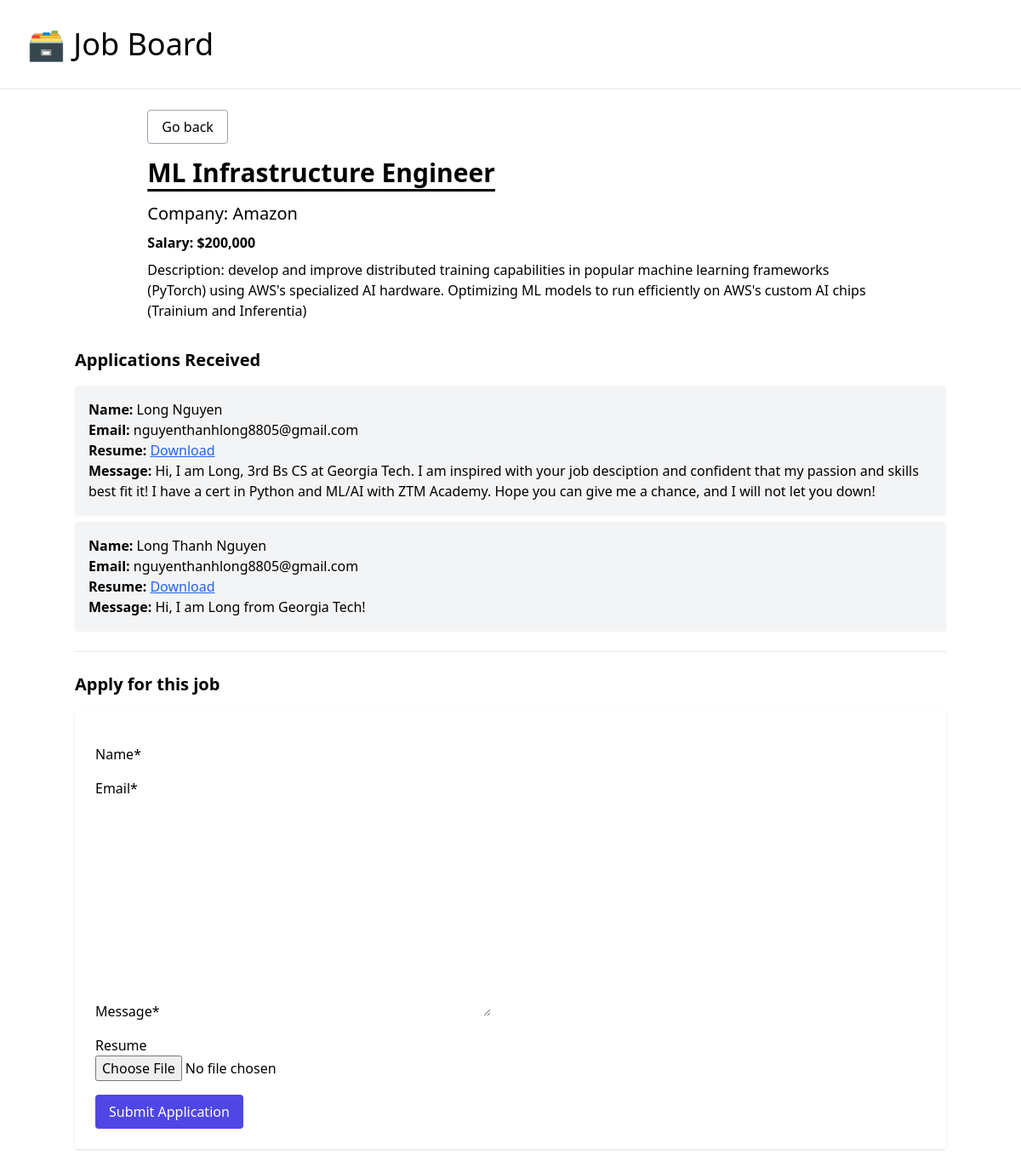
The app's page /job/1/ with its own data.
### job_board/models.py (models this page shows, shortened)
class JobPosting(models.Model):
    title = models.CharField(max_length=100)
    description = models.TextField()
    company = models.CharField(max_length=100)
    salary = models.IntegerField()
    is_active = models.BooleanField(default=False)

class Application(models.Model):
    job = models.ForeignKey("JobPosting", on_delete=models.CASCADE, related_name="applications")
    name = models.CharField(max_length=100)
    email = models.EmailField()
    message = models.TextField()
    resume = models.FileField(upload_to="resumes/", null=True, blank=True)
    created_at = models.DateTimeField(auto_now_add=True)

### job_board/views.py (the view)
# urls.py: path("job/<int:pk>/", views.job_detail, name="job-detail")
def job_detail(request, pk):
    posting = get_object_or_404(JobPosting, pk=pk, is_active=True)
    applications = posting.applications.all()
    if request.method == "POST":
        form = ApplicationForm(request.POST, request.FILES)
        if form.is_valid():
            app = form.save(commit=False)
            app.job = posting
            app.save()
            return redirect("job-detail", pk=pk)
    else:
        form = ApplicationForm()
    context = {
        "posting": posting,
        "form": form,
        "applications": applications
    }
    return render(request, "job_board/detail.html", context)

### job_board/forms.py
class ApplicationForm(forms.ModelForm):
    class Meta:
        model = Application
        fields = ['name', 'email', 'message', 'resume']
    def __init__(self, *args, **kwargs):
        super().__init__(*args, **kwargs)
        self.helper = FormHelper()
        self.helper.form_method = 'post'
        self.helper.attrs = {'enctype': 'multipart/form-data'}
        self.helper.add_input(Submit('submit', 'Submit Application', css_class='bg-indigo-600 text-white px-4 py-2 rounded hover:bg-indigo-500'))

### job_board/templates/job_board/detail.html (shortened to what this page needs)
{% extends 'job_board/_base.html' %}
{% load humanize %}
{% block content %}
<div class="w-10/12 mx-auto">
    <p class="pb-6"><a href="{% url 'home' %}" class="border border-gray-400 rounded px-4 py-2 hover:bg-gray-200">Go back</a></p>
    <h1 class="text-3xl font-semibold pb-4 underline underline-offset-8">{{posting.title}}</h1>
    <p class="pb-2 text-xl">Company: {{posting.company}}</p>
    <p class="pb-2 font-semibold">Salary: ${{posting.salary|intcomma}}</p>
    <p>Description: {{posting.description}}</p>
</div>
{% if applications %}
  <h2 class="text-xl font-bold mt-8 mb-4">Applications Received</h2>
  <ul class="space-y-2">
    {% for app in applications %}
      <li class="bg-gray-100 p-4 rounded shadow-sm">
        <p><strong>Name:</strong> {{ app.name }}</p>
        <p><strong>Email:</strong> {{ app.email }}</p>
        <p><strong>Resume:</strong>
          {% if app.resume %}
            <a href="{{ app.resume.url }}" class="text-blue-600 underline" target="_blank">Download</a>
          {% else %}
            No file
          {% endif %}
        </p>
        <p><strong>Message:</strong> {{ app.message }}</p>
      </li>
    {% endfor %}
  </ul>
{% else %}
  <p class="text-gray-500 mt-4">No one has applied yet.</p>
{% endif %}
{% load crispy_forms_tags %}
<hr class="my-6">
<h2 class="text-xl font-semibold mb-4">Apply for this job</h2>
<form method="POST" enctype="multipart/form-data" class="space-y-4 bg-white p-6 rounded shadow">
  {% crispy form %}
</form>
{% endblock content %}

### records on screen
JobPosting: title "ML Infrastructure Engineer", company "Amazon", salary "200,000", description "develop and improve distributed training capabilities in popular machine learning frameworks (PyTorch) using AWS's specialized AI hardware. Optimizing ML models to run efficiently on AWS's custom AI chips (Trainium and Inferentia)"
Application: name "Long Nguyen", email "nguyenthanhlong8805@gmail.com", message "Hi, I am Long, 3rd Bs CS at Georgia Tech. I am inspired with your job desciption and confident that my passion and skills best fit it! I have a cert in Python and ML/AI with ZTM Academy. Hope you can give me a chance, and I will not let you down!"
Application: name "Long Thanh Nguyen", email "nguyenthanhlong8805@gmail.com", message "Hi, I am Long from Georgia Tech!"
